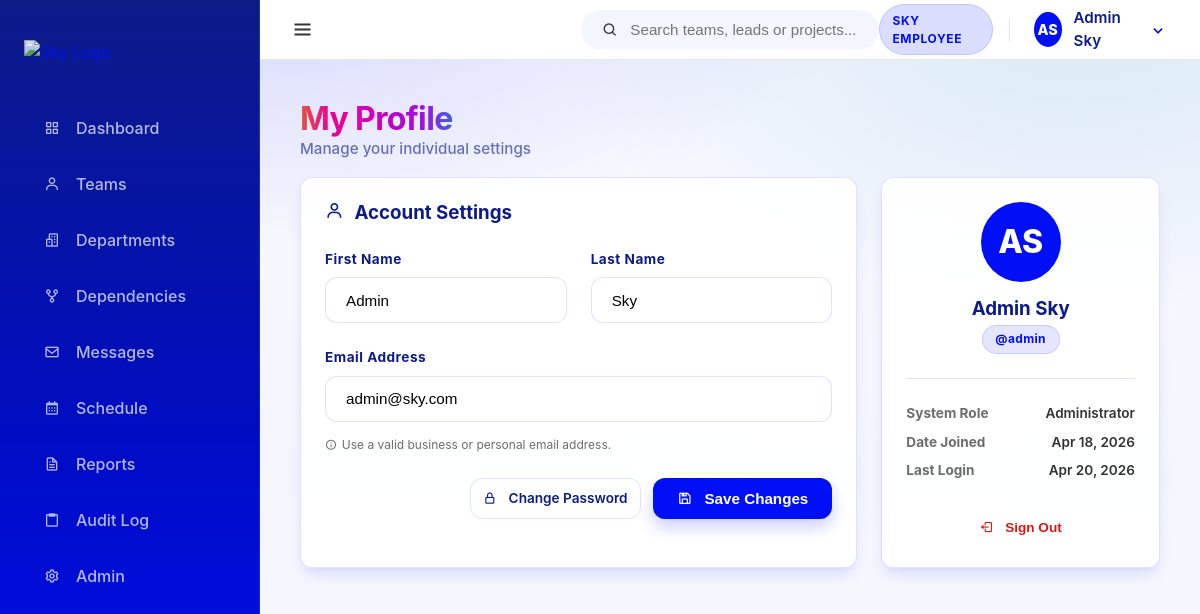
The app's page /dashboard/profile/ (signed in), older data.
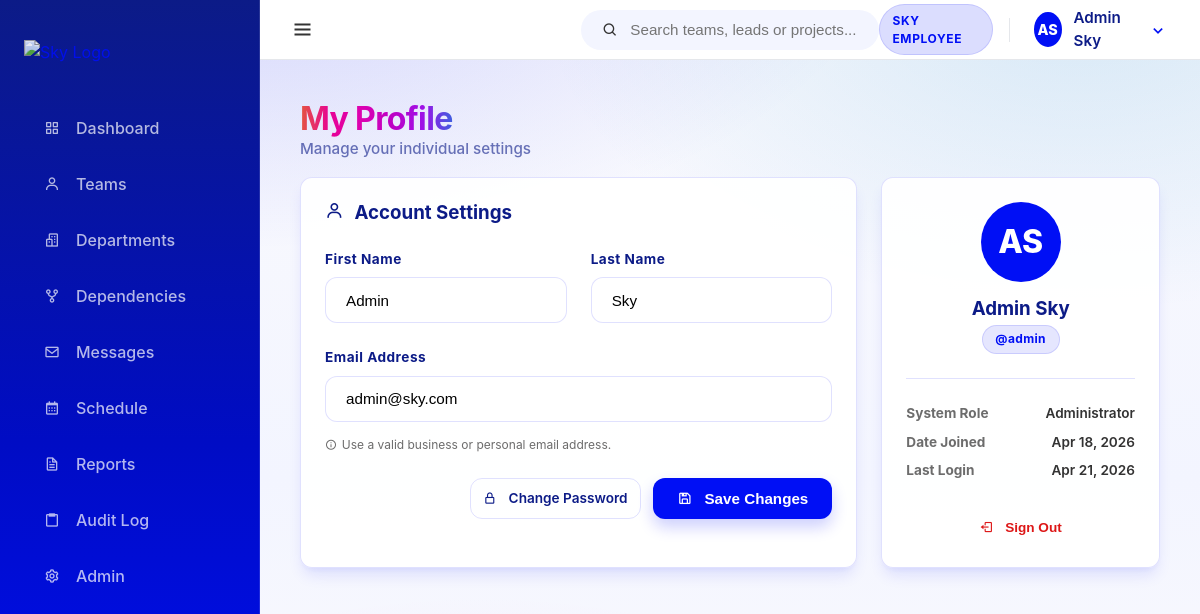
The same page, newer data.
### core/models.py (models this page shows, shortened)
class User(AbstractUser):
    class Meta:
        verbose_name = 'User'
        verbose_name_plural = 'Users'

### core/views.py (the view, shortened to what this page needs)
# urls.py: path('profile/', views.profile_view, name='profile'),
@login_required
def profile_view(request):
    return render(request, 'core/profile.html', {'user': request.user})

### templates/core/profile.html (shortened to what the changed rows need)
{% extends 'base.html' %}
{% block content %}
<div class="flex-between mb-2 animate-slide-up">
    <div>
        <h1 class="spectrum-text" style="font-size: 2rem; letter-spacing: -0.02em;">My Profile</h1>
    </div>
</div>
<div class="grid-2-1 animate-slide-up" style="animation-delay: 0.1s;">
    <div class="card shadow-sm">
        <form method="post" action="{% url 'core:profile' %}">
            <div class="grid-2">
                <div class="form-group">
                    <label for="first_name">First Name</label>
                    <input type="text" name="first_name" id="first_name" class="form-control" value="{{ user.first_name }}" required>
                </div>
                <div class="form-group">
                    <label for="last_name">Last Name</label>
                    <input type="text" name="last_name" id="last_name" class="form-control" value="{{ user.last_name }}" required>
                </div>
            </div>
            <div class="form-group">
                <label for="email">Email Address</label>
                <input type="email" name="email" id="email" class="form-control" value="{{ user.email }}" required>
                <div style="font-size: 0.75rem; color: var(--muted-foreground); margin-top: 0.4rem; display: flex; align-items: center; gap: 0.3rem;">
                    <i class='bx bx-info-circle'></i> Use a valid business or personal email address.
                </div>
            </div>
        </form>
    </div>
    <div class="card">
        <div style="text-align: center; margin-bottom: 1.5rem;">
            <div class="avatar-circle" style="width: 80px; height: 80px; font-size: 2rem; margin: 0 auto 1rem auto;">
                {% if user.first_name %}{{ user.first_name|first|upper }}{% else %}{{ user.username|first|upper }}{% endif %}{% if user.last_name %}{{ user.last_name|first|upper }}{% endif %}
            </div>
            <h3 style="color: var(--sky-header-blue); margin-bottom: 0.25rem;">{{ user.get_full_name|default:user.username }}</h3>
            <span class="chip chip-department">@{{ user.username }}</span>
        </div>
        <div style="border-top: 1px solid var(--border); margin-top: 1.5rem; padding-top: 1.5rem;">
            <div class="flex-between mb-1">
                <strong style="font-size: 0.85rem; color: var(--muted-foreground);">Date Joined</strong>
                <span style="font-size: 0.85rem; font-weight: 600;">{{ user.date_joined|date:"M j, Y" }}</span>
            </div>
            <div class="flex-between">
                <strong style="font-size: 0.85rem; color: var(--muted-foreground);">Last Login</strong>
                <span style="font-size: 0.85rem; font-weight: 600;">{{ user.last_login|date:"M j, Y" }}</span>
            </div>
        </div>
    </div>
</div>
{% endblock %}

### templates/partials/_top_navbar.html (shortened to what this page needs)
<header class="top-navbar" style="display: flex; align-items: center; justify-content: space-between; height: 60px;">
    <div class="navbar-left">
        <button id="sidebar-toggle" class="sidebar-toggle-btn" aria-label="Toggle Sidebar">
            <i class='bx bx-menu'></i>
        </button>
    </div>
    <div class="navbar-middle">
        <div class="search-bar-container" id="global-search">
            <div class="search-bar">
                <i class='bx bx-search'></i>
                <input type="text" placeholder="Search teams, leads or projects..." id="search-input">
            </div>
        </div>
    </div>
    <div class="navbar-right" style="display: flex; align-items: center; gap: 12px;">
        <span class="badge badge-blue" style="vertical-align: middle; display: inline-flex; align-items: center;">SKY EMPLOYEE</span>
        <div class="nav-user-dropdown" id="user-dropdown-container" style="display: flex; align-items: center;">
            <div class="nav-avatar-trigger" id="user-dropdown-btn" style="display: flex; align-items: center;">
                <div class="avatar-circle small">
                    {% if user.first_name %}{{ user.first_name|first|upper }}{% else %}{{ user.username|first|upper }}{% endif %}{% if user.last_name %}{{ user.last_name|first|upper }}{% endif %}
                </div>
                <span class="user-fullname">{{ user.get_full_name|default:user.username }}</span>
                <i class='bx bx-chevron-down'></i>
            </div>
        </div>
    </div>
</header>

Row changes from the older to the newer data that the page shows:
changed User "Admin Sky": last_login "Apr 20, 2026" → "Apr 21, 2026"
